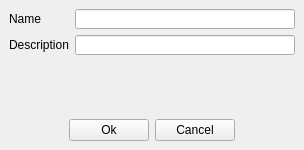
<?xml version="1.0" encoding="UTF-8"?>
<ui version="4.0">
 <class>Form</class>
 <widget class="QWidget" name="Form">
  <property name="windowModality">
   <enum>Qt::ApplicationModal</enum>
  </property>
  <property name="geometry">
   <rect>
    <x>0</x>
    <y>0</y>
    <width>320</width>
    <height>180</height>
   </rect>
  </property>
  <property name="sizePolicy">
   <sizepolicy hsizetype="Fixed" vsizetype="Fixed">
    <horstretch>0</horstretch>
    <verstretch>0</verstretch>
   </sizepolicy>
  </property>
  <property name="windowTitle">
   <string>Create Setup</string>
  </property>
  <layout class="QGridLayout" name="gridLayout">
   <property name="sizeConstraint">
    <enum>QLayout::SetFixedSize</enum>
   </property>
   <property name="leftMargin">
    <number>0</number>
   </property>
   <property name="topMargin">
    <number>0</number>
   </property>
   <property name="rightMargin">
    <number>0</number>
   </property>
   <property name="bottomMargin">
    <number>0</number>
   </property>
   <property name="horizontalSpacing">
    <number>6</number>
   </property>
   <item row="0" column="0">
    <layout class="QVBoxLayout" name="verticalLayout">
     <item>
      <layout class="QGridLayout" name="gridLayout_2">
       <property name="leftMargin">
        <number>9</number>
       </property>
       <property name="topMargin">
        <number>9</number>
       </property>
       <property name="rightMargin">
        <number>9</number>
       </property>
       <property name="bottomMargin">
        <number>9</number>
       </property>
       <item row="0" column="0">
        <widget class="QLabel" name="label">
         <property name="text">
          <string>Name</string>
         </property>
         <property name="alignment">
          <set>Qt::AlignLeading|Qt::AlignLeft|Qt::AlignVCenter</set>
         </property>
        </widget>
       </item>
       <item row="0" column="1">
        <widget class="QLineEdit" name="lineEdit_name">
         <property name="sizePolicy">
          <sizepolicy hsizetype="Fixed" vsizetype="Fixed">
           <horstretch>0</horstretch>
           <verstretch>0</verstretch>
          </sizepolicy>
         </property>
         <property name="minimumSize">
          <size>
           <width>220</width>
           <height>20</height>
          </size>
         </property>
         <property name="maximumSize">
          <size>
           <width>220</width>
           <height>20</height>
          </size>
         </property>
        </widget>
       </item>
       <item row="1" column="0">
        <widget class="QLabel" name="label_2">
         <property name="layoutDirection">
          <enum>Qt::LeftToRight</enum>
         </property>
         <property name="text">
          <string>Description</string>
         </property>
         <property name="alignment">
          <set>Qt::AlignLeading|Qt::AlignLeft|Qt::AlignVCenter</set>
         </property>
        </widget>
       </item>
       <item row="1" column="1">
        <widget class="QLineEdit" name="lineEdit_description">
         <property name="sizePolicy">
          <sizepolicy hsizetype="Fixed" vsizetype="Fixed">
           <horstretch>0</horstretch>
           <verstretch>0</verstretch>
          </sizepolicy>
         </property>
         <property name="minimumSize">
          <size>
           <width>220</width>
           <height>20</height>
          </size>
         </property>
         <property name="maximumSize">
          <size>
           <width>220</width>
           <height>20</height>
          </size>
         </property>
        </widget>
       </item>
      </layout>
     </item>
     <item>
      <spacer name="verticalSpacer">
       <property name="orientation">
        <enum>Qt::Vertical</enum>
       </property>
       <property name="sizeHint" stdset="0">
        <size>
         <width>20</width>
         <height>40</height>
        </size>
       </property>
      </spacer>
     </item>
     <item>
      <layout class="QHBoxLayout" name="horizontalLayout_2">
       <property name="leftMargin">
        <number>9</number>
       </property>
       <property name="topMargin">
        <number>9</number>
       </property>
       <property name="rightMargin">
        <number>9</number>
       </property>
       <property name="bottomMargin">
        <number>9</number>
       </property>
       <item>
        <spacer name="horizontalSpacer">
         <property name="orientation">
          <enum>Qt::Horizontal</enum>
         </property>
         <property name="sizeHint" stdset="0">
          <size>
           <width>40</width>
           <height>20</height>
          </size>
         </property>
        </spacer>
       </item>
       <item>
        <widget class="QPushButton" name="pushButton_ok">
         <property name="text">
          <string>Ok</string>
         </property>
        </widget>
       </item>
       <item>
        <widget class="QPushButton" name="pushButton_cancel">
         <property name="text">
          <string>Cancel</string>
         </property>
        </widget>
       </item>
       <item>
        <spacer name="horizontalSpacer_2">
         <property name="orientation">
          <enum>Qt::Horizontal</enum>
         </property>
         <property name="sizeHint" stdset="0">
          <size>
           <width>40</width>
           <height>20</height>
          </size>
         </property>
        </spacer>
       </item>
      </layout>
     </item>
    </layout>
   </item>
  </layout>
 </widget>
 <resources/>
 <connections/>
</ui>
